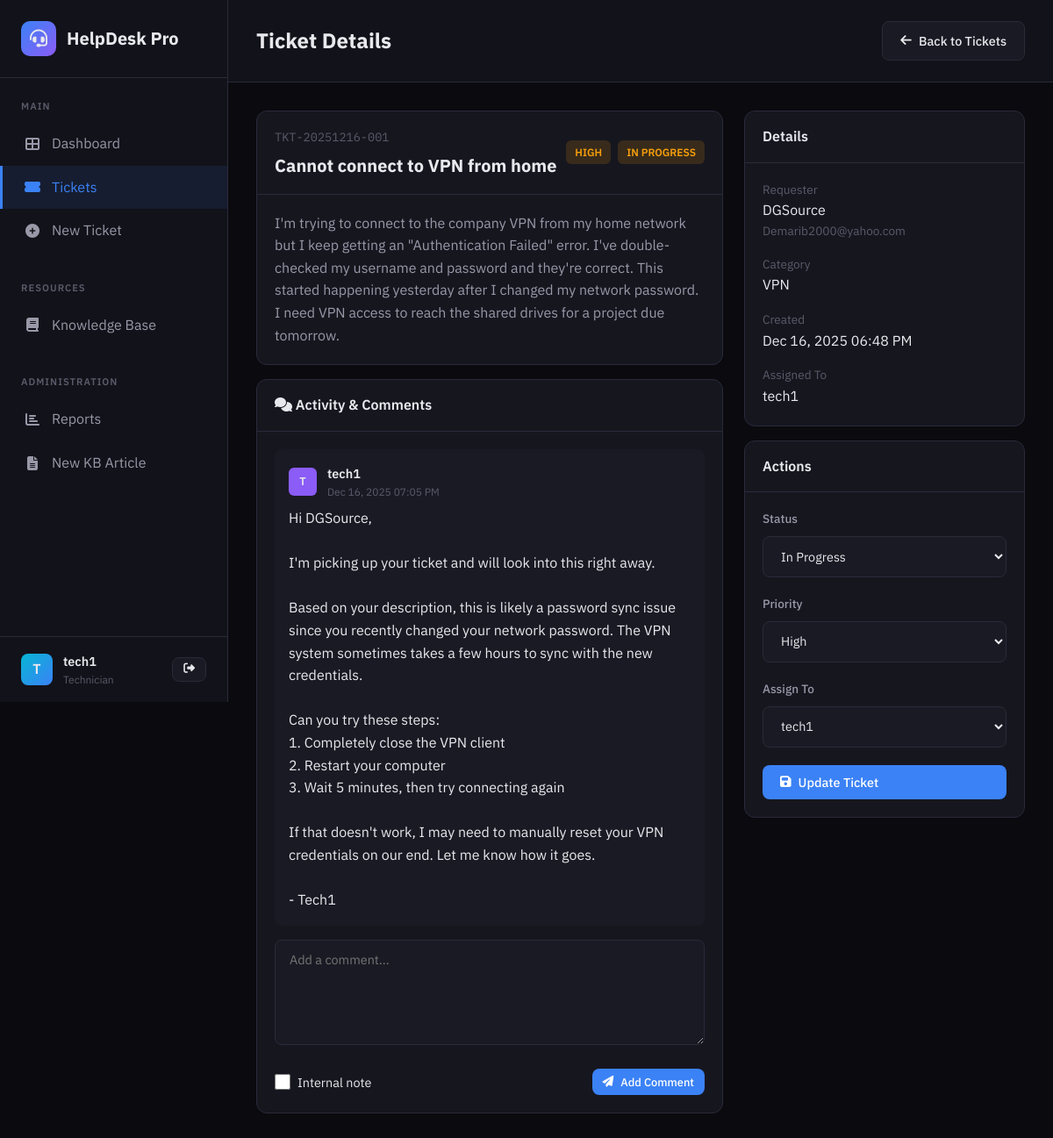
Screenshot of /tickets/6 (signed in) with the database file from the repository.
### app.py (models this page shows, shortened)
class User(db.Model):
    id = db.Column(db.Integer, primary_key=True)
    username = db.Column(db.String(80), unique=True, nullable=False)
    email = db.Column(db.String(120), unique=True, nullable=False)
    password_hash = db.Column(db.String(128), nullable=False)
    role = db.Column(db.String(20), default='user')
    department = db.Column(db.String(100))
    created_at = db.Column(db.DateTime, default=datetime.utcnow)
    tickets_created = db.relationship('Ticket', backref='requester', lazy=True, foreign_keys='Ticket.requester_id')
    tickets_assigned = db.relationship('Ticket', backref='assignee', lazy=True, foreign_keys='Ticket.assignee_id')

class Ticket(db.Model):
    id = db.Column(db.Integer, primary_key=True)
    ticket_number = db.Column(db.String(20), unique=True, nullable=False)
    subject = db.Column(db.String(200), nullable=False)
    description = db.Column(db.Text, nullable=False)
    category = db.Column(db.String(50), default='General')
    priority = db.Column(db.String(20), default='Medium')
    status = db.Column(db.String(20), default='Open')
    requester_id = db.Column(db.Integer, db.ForeignKey('user.id'), nullable=False)
    assignee_id = db.Column(db.Integer, db.ForeignKey('user.id'), nullable=True)
    created_at = db.Column(db.DateTime, default=datetime.utcnow)
    updated_at = db.Column(db.DateTime, default=datetime.utcnow, onupdate=datetime.utcnow)
    resolved_at = db.Column(db.DateTime, nullable=True)
    due_date = db.Column(db.DateTime, nullable=True)
    contact_method = db.Column(db.String(50))
    location = db.Column(db.String(100))
    asset_tag = db.Column(db.String(50))
    comments = db.relationship('TicketComment', backref='ticket', lazy=True, order_by='TicketComment.created_at')

class TicketComment(db.Model):
    id = db.Column(db.Integer, primary_key=True)
    ticket_id = db.Column(db.Integer, db.ForeignKey('ticket.id'), nullable=False)
    user_id = db.Column(db.Integer, db.ForeignKey('user.id'), nullable=False)
    content = db.Column(db.Text, nullable=False)
    is_internal = db.Column(db.Boolean, default=False)
    created_at = db.Column(db.DateTime, default=datetime.utcnow)
    user = db.relationship('User', backref='comments')

### app.py (the view)
@app.route('/tickets/<int:ticket_id>')
@login_required
def view_ticket(ticket_id):
    user = get_current_user()
    ticket = Ticket.query.get_or_404(ticket_id)
    if user.role == 'user' and ticket.requester_id != user.id:
        flash('Access denied.', 'danger')
        return redirect(url_for('ticket_list'))
    technicians = User.query.filter(User.role.in_(['technician', 'admin'])).all()
    return render_template('view_ticket.html', ticket=ticket, technicians=technicians, user=user)

### app.py (called while the page is built)
def login_required(f):
    @wraps(f)
    def decorated_function(*args, **kwargs):
        if 'user_id' not in session:
            flash('Please log in to access this page.', 'warning')
            return redirect(url_for('login'))
        return f(*args, **kwargs)
    return decorated_function

def get_current_user():
    if 'user_id' in session:
        return User.query.get(session['user_id'])
    return None

@app.context_processor
def utility_processor():
    return {'now': datetime.utcnow(), 'current_user': get_current_user}

### templates/view_ticket.html (shortened to what this page needs)
{% extends "base.html" %}
{% block page_title %}Ticket Details{% endblock %}
{% block header_actions %}<a href="{{ url_for('ticket_list') }}" class="btn btn-secondary"><i class="fas fa-arrow-left"></i> Back to Tickets</a>{% endblock %}
{% block content %}
<div style="display: grid; grid-template-columns: 1fr 320px; gap: 1.5rem;">
    <div>
        <div class="card">
            <div class="card-header">
                <div><span class="ticket-number text-muted">{{ ticket.ticket_number }}</span><h2 style="margin-top: 0.25rem; font-size: 1.25rem;">{{ ticket.subject }}</h2></div>
                <div style="display: flex; gap: 0.5rem;"><span class="badge badge-{{ ticket.priority|lower }}">{{ ticket.priority }}</span><span class="badge badge-{{ ticket.status|lower|replace(' ', '-') }}">{{ ticket.status }}</span></div>
            </div>
            <div class="card-body"><div style="white-space: pre-wrap; color: var(--text-secondary);">{{ ticket.description }}</div></div>
        </div>
        <div class="card mt-2">
            <div class="card-header"><h3 class="card-title"><i class="fas fa-comments"></i> Activity & Comments</h3></div>
            <div class="card-body">
                {% if ticket.comments %}{% for comment in ticket.comments %}{% if not comment.is_internal or user.role in ['technician', 'admin'] %}<div class="comment {% if comment.is_internal %}comment-internal{% endif %}"><div class="comment-header"><div class="comment-avatar">{{ comment.user.username[0].upper() }}</div><div><div class="comment-author">{{ comment.user.username }} {% if comment.is_internal %}<span class="internal-badge">Internal</span>{% endif %}</div><div class="comment-time">{{ comment.created_at.strftime('%b %d, %Y %I:%M %p') }}</div></div></div><div style="white-space: pre-wrap; margin-top: 0.5rem;">{{ comment.content }}</div></div>{% endif %}{% endfor %}{% else %}<div class="empty-state" style="padding: 2rem;"><i class="fas fa-comment-slash"></i><p>No comments yet</p></div>{% endif %}
                <form method="POST" action="{{ url_for('add_comment', ticket_id=ticket.id) }}" style="margin-top: 1rem;">
                    <div class="form-group"><textarea name="content" class="form-control" rows="3" placeholder="Add a comment..." required></textarea></div>
                    <div style="display: flex; justify-content: space-between; align-items: center;">
                        {% if user.role in ['technician', 'admin'] %}<label class="checkbox-label"><input type="checkbox" name="is_internal"><span>Internal note</span></label>{% else %}<span></span>{% endif %}
                        <button type="submit" class="btn btn-primary btn-sm"><i class="fas fa-paper-plane"></i> Add Comment</button>
                    </div>
                </form>
            </div>
        </div>
    </div>
    <div>
        <div class="card">
            <div class="card-header"><h3 class="card-title">Details</h3></div>
            <div class="card-body">
                <div style="display: flex; flex-direction: column; gap: 1rem;">
                    <div><div class="text-small text-muted">Requester</div><div>{{ ticket.requester.username }}</div><div class="text-small text-muted">{{ ticket.requester.email }}</div></div>
                    <div><div class="text-small text-muted">Category</div><div>{{ ticket.category }}</div></div>
                    <div><div class="text-small text-muted">Created</div><div>{{ ticket.created_at.strftime('%b %d, %Y %I:%M %p') }}</div></div>
                    <div><div class="text-small text-muted">Assigned To</div><div>{{ ticket.assignee.username if ticket.assignee else 'Unassigned' }}</div></div>
                </div>
            </div>
        </div>
        {% if user.role in ['technician', 'admin'] %}
        <div class="card mt-2">
            <div class="card-header"><h3 class="card-title">Actions</h3></div>
            <div class="card-body">
                <form method="POST" action="{{ url_for('update_ticket', ticket_id=ticket.id) }}">
                    <div class="form-group"><label class="form-label">Status</label><select name="status" class="form-control"><option value="In Progress" {% if ticket.status == 'In Progress' %}selected{% endif %}>In Progress</option></select></div>
                    <div class="form-group"><label class="form-label">Priority</label><select name="priority" class="form-control"><option value="High" {% if ticket.priority == 'High' %}selected{% endif %}>High</option></select></div>
                    <div class="form-group"><label class="form-label">Assign To</label><select name="assignee_id" class="form-control"><option value="">Unassigned</option>{% for tech in technicians %}<option value="{{ tech.id }}" {% if ticket.assignee_id == tech.id %}selected{% endif %}>{{ tech.username }}</option>{% endfor %}</select></div>
                    <button type="submit" class="btn btn-primary" style="width: 100%;"><i class="fas fa-save"></i> Update Ticket</button>
                </form>
            </div>
        </div>
        {% endif %}
    </div>
</div>
{% endblock %}

### templates/base.html (shortened to what this page needs)
<!DOCTYPE html>
<html lang="en">
<head>
    <link href="https://cdnjs.cloudflare.com/ajax/libs/font-awesome/6.4.0/css/all.min.css" rel="stylesheet">
</head>
<body>
    <div class="app-container">
        <aside class="sidebar">
            <div class="sidebar-header">
                <a href="{{ url_for('dashboard') }}" class="logo">
                    <div class="logo-icon"><i class="fas fa-headset"></i></div>
                    <span class="logo-text">HelpDesk Pro</span>
                </a>
            </div>
            <nav class="sidebar-nav">
                <div class="nav-section">
                    <div class="nav-section-title">Main</div>
                    <a href="{{ url_for('dashboard') }}" class="nav-link {% if request.endpoint == 'dashboard' %}active{% endif %}"><i class="fas fa-th-large"></i><span>Dashboard</span></a>
                    <a href="{{ url_for('ticket_list') }}" class="nav-link {% if 'ticket' in request.endpoint %}active{% endif %}"><i class="fas fa-ticket-alt"></i><span>Tickets</span></a>
                    <a href="{{ url_for('create_ticket') }}" class="nav-link"><i class="fas fa-plus-circle"></i><span>New Ticket</span></a>
                </div>
                <div class="nav-section">
                    <div class="nav-section-title">Resources</div>
                    <a href="{{ url_for('knowledge_base') }}" class="nav-link {% if 'knowledge' in request.endpoint or 'article' in request.endpoint %}active{% endif %}"><i class="fas fa-book"></i><span>Knowledge Base</span></a>
                </div>
                {% if session.get('role') in ['technician', 'admin'] %}
                <div class="nav-section">
                    <div class="nav-section-title">Administration</div>
                    <a href="{{ url_for('reports') }}" class="nav-link {% if request.endpoint == 'reports' %}active{% endif %}"><i class="fas fa-chart-bar"></i><span>Reports</span></a>
                    <a href="{{ url_for('create_article') }}" class="nav-link"><i class="fas fa-file-alt"></i><span>New KB Article</span></a>
                </div>
                {% endif %}
            </nav>
            <div class="sidebar-footer">
                <div class="user-info">
                    <div class="user-avatar">{{ session.get('username', 'U')[0].upper() }}</div>
                    <div class="user-details">
                        <div class="user-name">{{ session.get('username', 'User') }}</div>
                        <div class="user-role">{{ session.get('role', 'user') }}</div>
                    </div>
                    <a href="{{ url_for('logout') }}" class="btn btn-sm btn-secondary" title="Logout"><i class="fas fa-sign-out-alt"></i></a>
                </div>
            </div>
        </aside>
        <main class="main-content">
            <header class="content-header">
                <h1 class="page-title">{% block page_title %}Dashboard{% endblock %}</h1>
                {% block header_actions %}{% endblock %}
            </header>
            <div class="content-body">
                {% block content %}{% endblock %}
            </div>
        </main>
    </div>
</body>
</html>

### rows the page displays
User: get "tech1", get "Technician", assignee "tech1"
Ticket: ticket_number "TKT-20251216-001", subject "Cannot connect to VPN from home", priority "HIGH", status "IN PROGRESS", description "I'm trying to connect to the company VPN from my home network but I keep getting an \"Authentication Failed\" error. I've double-checked my username and password and they're correct. This started happening yesterday after I changed my network password. I need VPN access to reach the shared drives for a project due tomorrow.", category "VPN", created_at "Dec 16, 2025 06:48 PM", status "In Progress", priority "High", assignee_id "tech1"
TicketComment: user "T", user.username "tech1", created_at "Dec 16, 2025 07:05 PM", content "Hi DGSource, I'm picking up your ticket and will look into this right away. Based on your description, this is likely a password sync issue since you recently changed your network password. The VPN system sometimes takes a few hours to sync with the new credentials. Can you try these steps: 1. Completely close the VPN client 2. Restart your computer 3. Wait 5 minutes, then try connecting again If that doesn't work, I may need to manually reset your VPN credentials on our end. Let me know how it goes. - Tech1"
User: requester.username "DGSource", requester.email "Demarib2000@yahoo.com"

### other values shown
{{ session.get('username', 'U')[0].upper() }} "T"
